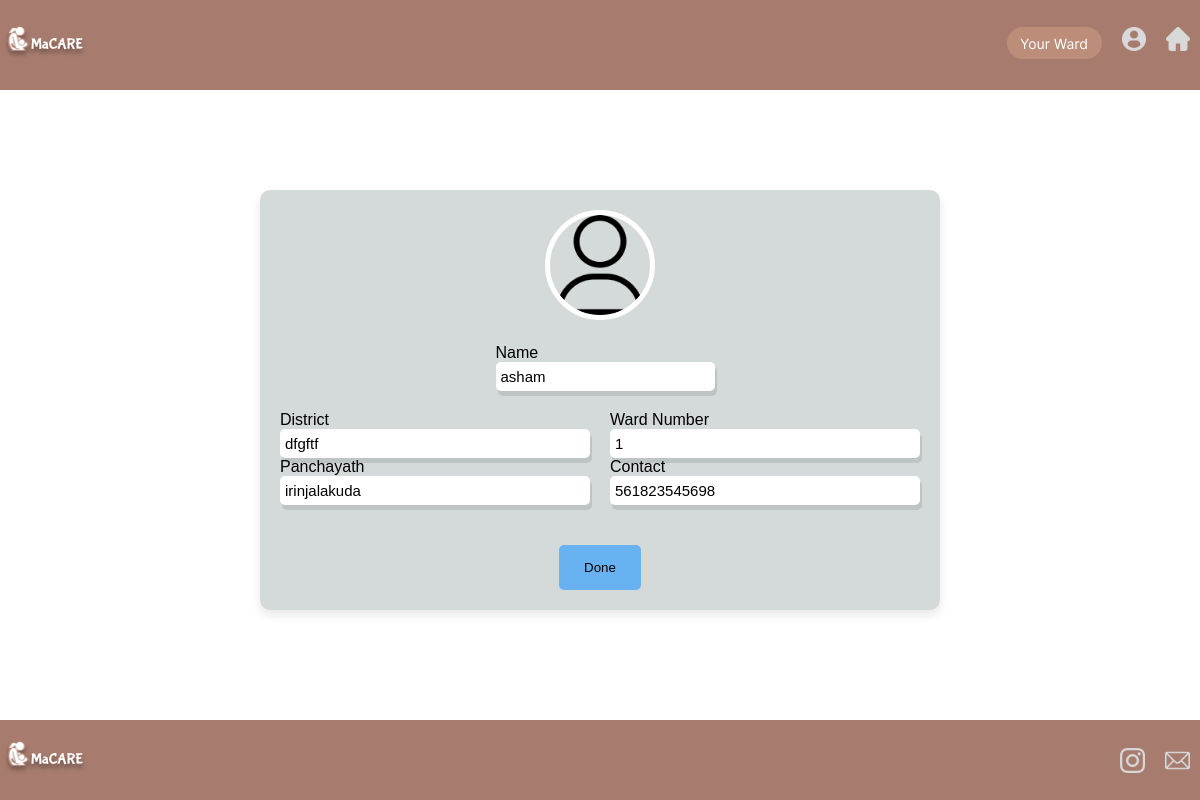
The page /ashaupdate/ (signed in) on the database as committed earlier.
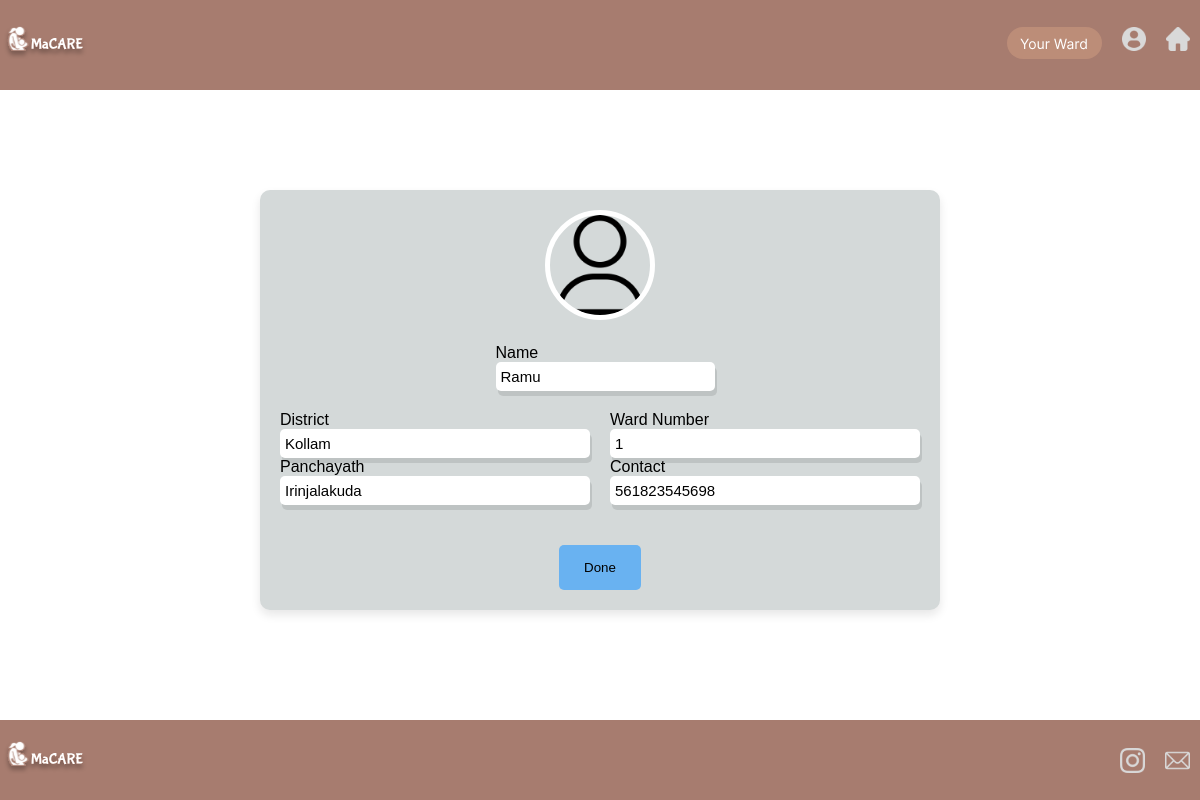
The same page on the database as committed later.
### macares/models.py (models this page shows, shortened)
class User(models.Model):
    uid=models.AutoField(primary_key=True)
    email = models.EmailField(unique=True)
    name = models.CharField(max_length=20)
    password = models.CharField(max_length=20)
    age=models.IntegerField(default='10')
    yesno=models.CharField(max_length=3)
    district=models.CharField(max_length=50)
    wardno=models.IntegerField()
    phone=models.IntegerField()
    cmp = models.CharField(max_length=20)
    occupation = models.CharField(max_length=20)
    ashaid = models.IntegerField(default='0')
    lastmen = models.DateField(settings.DATE_FORMAT,default="2002-02-01")
    lastpg = models.DateField(settings.DATE_FORMAT,default="2002-02-01")
    bg = models.CharField(max_length=20,default="A+")
    rchid=models.IntegerField(default='0')

### macares/views.py (the view, shortened to what this page needs)
# urls.py: path('ashaupdate/',ashaupdate,name='ashaupdate'),
def ashaupdate(request):
    if 'email' in request.session:
        users = User.objects.get(email=request.session['email'])
        my_dict = {
            'name': users.name,
            'email': users.email,
            'wardno': users.wardno,
            'district': users.district,
            'phone': users.phone,
            'panchayath': users.cmp,
            'rchid': users.rchid,
            'lastmen': users.lastmen,
            'lastpg': users.lastpg,
            'bg': users.bg
        }
        user = User.objects.get(email=request.session['email'])
        return render(request, 'ashaupdate.html', {'my_dict': my_dict})
    else:
        data = {'status': 'You need to login first'}
        return render(request, 'ashalogin.html', context=data)

### macares/templates/ashaupdate.html (shortened to what this page needs)
{% extends 'baseAsha.html' %}
{% block style %}
<link rel="stylesheet" href="../static/css/ashaupdate.css">
{% endblock %}
{% block content %}
<form action="{% url 'ashaupdate' %}" method="post">
    <div class="wupdates-wrapper">
        <div style="display: flex; align-items: center; justify-content: center; ">
            <div class="contentWrapper">
                <div class="img-circle text-center mb-3">
                    <img src="../static/images/profile3.png" alt="Image" class="shadow">
                </div>
                <div>
                    <p>Name</p>
                    <input style="width: 100%" type="text" placeholder="   " value="{{my_dict.name}}" name="new_name">
                </div>
                <div class="new">
                    <div>
                        <p>District</p>
                        <input type="text" placeholder="   District" name="newdistric" value="{{my_dict.district}}">
                        <p>Panchayath</p>
                        <input type="text" placeholder="   Panchayath" name="newpanchayath"
                            value="{{my_dict.panchayath}}">
                    </div>
                    <div>
                        <p>Ward Number</p>
                        <input type="text" placeholder="   Ward Number" name="newwardno" value="{{my_dict.wardno}}">
                        <p>Contact</p>
                        <input type="number" placeholder="   Contact" name="newphone" value="{{my_dict.phone}}">
                    </div>
                </div>
                <div style="display: flex; gap: 5px; padding-top: 20px;">
                    <a href="./ashaprofile.html">
                        <button class="button-71" role="button">Done</button>
                    </a>
                </div>
            </div>
        </div>
    </div>
</form>
{% endblock %}

Rows that differ between the two databases and show on the page:
changed User: new_name "asham" → "Ramu"; newdistric "dfgftf" → "Kollam"; newpanchayath "irinjalakuda" → "Irinjalakuda"
